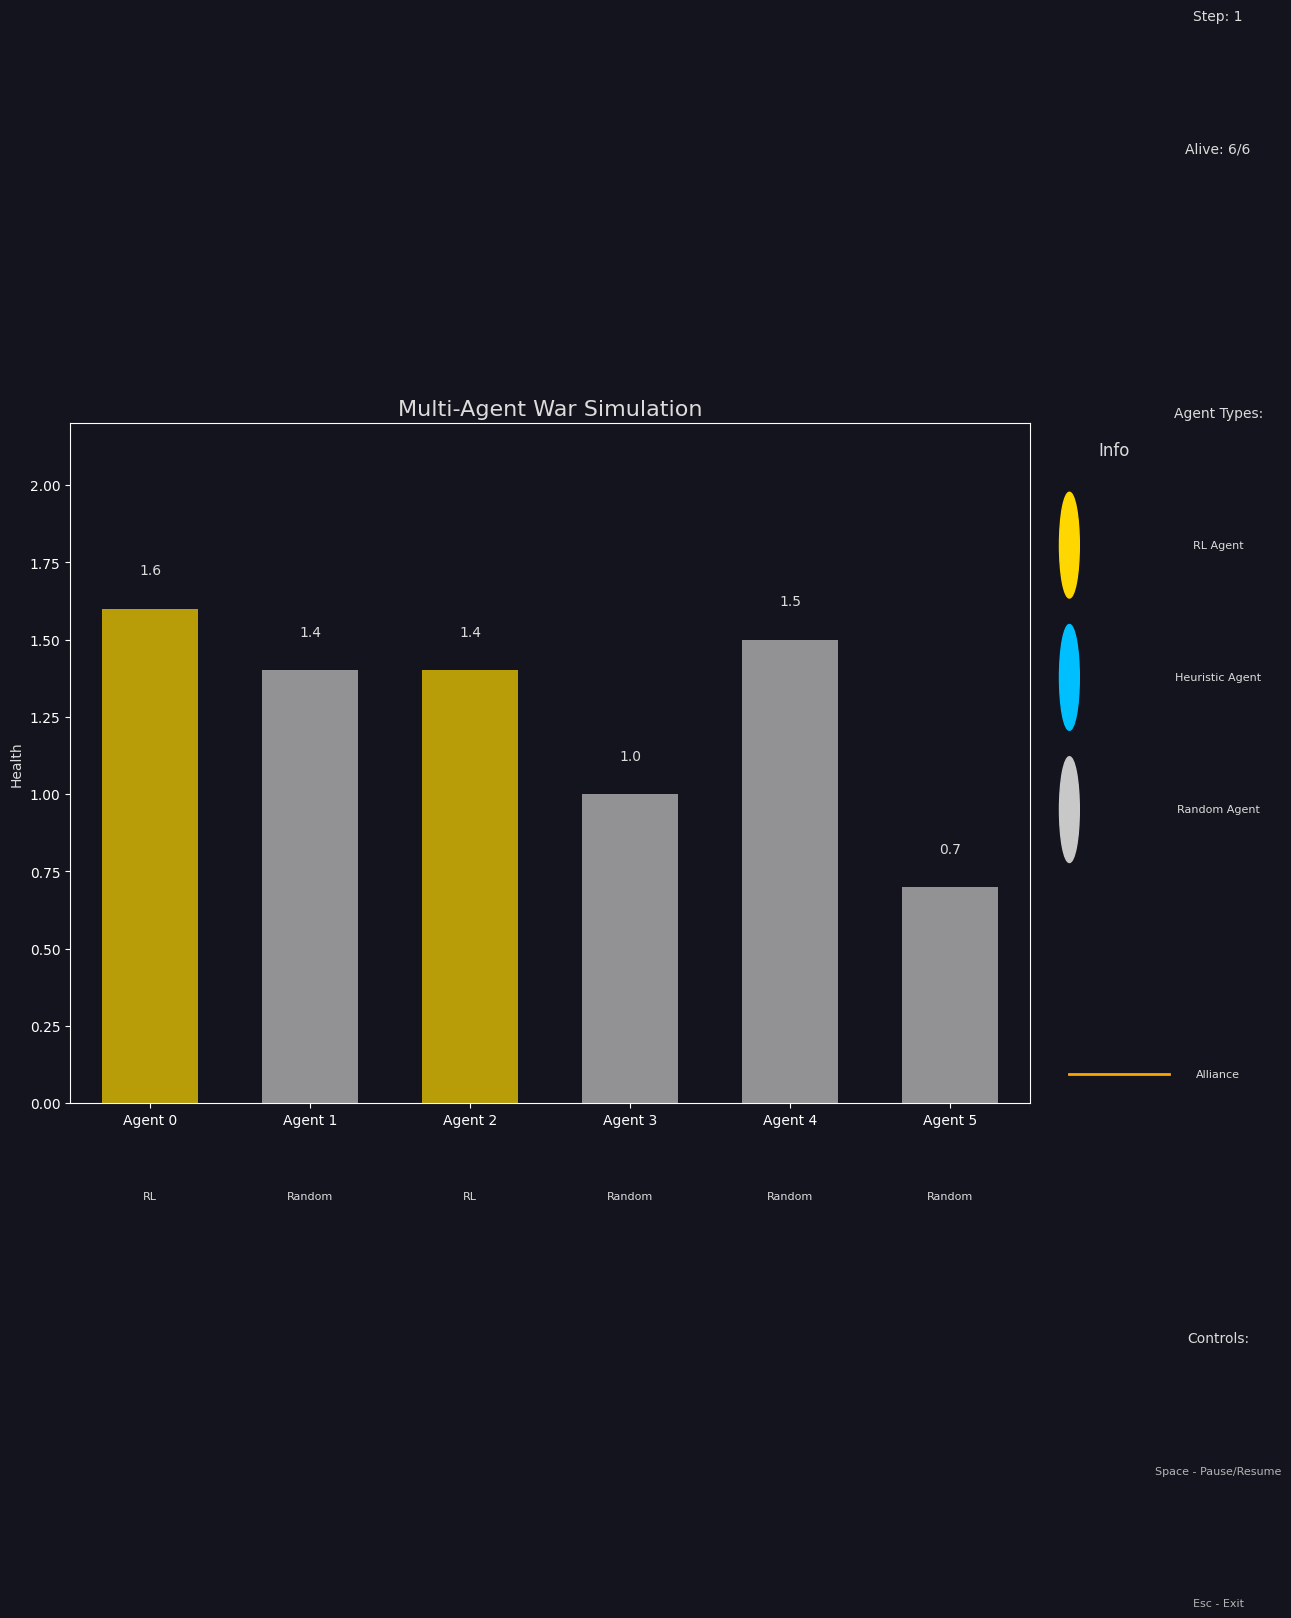

Recreate this plot in Python.
#!/usr/bin/env python3
"""
Test script for the Multi-Agent War Simulation web visualization
"""

from CodeBase.Settings import Settings
from CodeBase.Simulation import Simulation
from web_visualizer import WebSimulationVisualizer
import matplotlib.pyplot as plt

def test_static_visualization():
    """Test static visualization"""
    print("Testing static visualization...")
    
    # Initialize settings with auto-configuration
    settings = Settings(auto_config=True)
    
    # Initialize simulation
    simulation = Simulation(settings)
    
    # Create visualizer
    visualizer = WebSimulationVisualizer(simulation)
    
    # Run a few steps to get interesting state
    for _ in range(5):
        if simulation.game_is_on:
            simulation.update_time_step()
    
    # Update the plot
    visualizer.update_plot(0)
    
    # Save figure to file
    visualizer.fig.savefig('test_visualization.png', dpi=100, bbox_inches='tight')
    print("Static visualization saved to test_visualization.png")

def test_animation():
    """Test animation generation"""
    print("Testing animation generation...")
    
    # Initialize settings with auto-configuration
    settings = Settings(auto_config=True)
    settings.max_iteration = 20  # Reduce iterations for testing
    
    # Initialize simulation
    simulation = Simulation(settings)
    
    # Create visualizer
    visualizer = WebSimulationVisualizer(simulation)
    
    # Save animation to file
    visualizer.save_animation('test_animation.mp4')
    print("Animation saved to test_animation.mp4")

if __name__ == '__main__':
    test_static_visualization()
    # Uncomment to test animation (requires ffmpeg)
    # test_animation() 